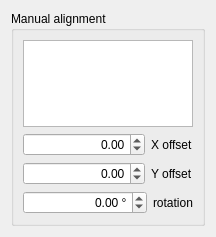
      <widget class="QWidget" name="page_manual">
       <property name="geometry">
        <rect>
         <x>0</x>
         <y>0</y>
         <width>216</width>
         <height>237</height>
        </rect>
       </property>
       <attribute name="label">
        <string>Manual alignment</string>
       </attribute>
       <layout class="QVBoxLayout" name="verticalLayout_9">
        <item>
         <widget class="QGroupBox" name="manualAlignGroupBox">
          <property name="sizePolicy">
           <sizepolicy hsizetype="Preferred" vsizetype="Expanding">
            <horstretch>0</horstretch>
            <verstretch>0</verstretch>
           </sizepolicy>
          </property>
          <property name="title">
           <string>Manual alignment</string>
          </property>
          <layout class="QVBoxLayout" name="verticalLayout_8">
           <item>
            <widget class="QListWidget" name="listWidgetManualAlign"/>
           </item>
           <item>
            <layout class="QHBoxLayout" name="horizontalLayout_11">
             <item>
              <widget class="QDoubleSpinBox" name="doubleSpinBoxOffsetX">
               <property name="sizePolicy">
                <sizepolicy hsizetype="Expanding" vsizetype="Fixed">
                 <horstretch>0</horstretch>
                 <verstretch>0</verstretch>
                </sizepolicy>
               </property>
               <property name="alignment">
                <set>Qt::AlignRight|Qt::AlignTrailing|Qt::AlignVCenter</set>
               </property>
               <property name="minimum">
                <double>-99999.000000000000000</double>
               </property>
               <property name="maximum">
                <double>99999.000000000000000</double>
               </property>
               <property name="singleStep">
                <double>0.100000000000000</double>
               </property>
               <property name="value">
                <double>0.000000000000000</double>
               </property>
              </widget>
             </item>
             <item>
              <widget class="QLabel" name="label_4">
               <property name="sizePolicy">
                <sizepolicy hsizetype="Minimum" vsizetype="Preferred">
                 <horstretch>0</horstretch>
                 <verstretch>0</verstretch>
                </sizepolicy>
               </property>
               <property name="minimumSize">
                <size>
                 <width>0</width>
                 <height>0</height>
                </size>
               </property>
               <property name="text">
                <string>X offset</string>
               </property>
              </widget>
             </item>
            </layout>
           </item>
           <item>
            <layout class="QHBoxLayout" name="horizontalLayout_10">
             <item>
              <widget class="QDoubleSpinBox" name="doubleSpinBoxOffsetY">
               <property name="sizePolicy">
                <sizepolicy hsizetype="Expanding" vsizetype="Fixed">
                 <horstretch>0</horstretch>
                 <verstretch>0</verstretch>
                </sizepolicy>
               </property>
               <property name="alignment">
                <set>Qt::AlignRight|Qt::AlignTrailing|Qt::AlignVCenter</set>
               </property>
               <property name="minimum">
                <double>-99999.000000000000000</double>
               </property>
               <property name="maximum">
                <double>99999.000000000000000</double>
               </property>
               <property name="singleStep">
                <double>0.100000000000000</double>
               </property>
              </widget>
             </item>
             <item>
              <widget class="QLabel" name="label_3">
               <property name="sizePolicy">
                <sizepolicy hsizetype="Minimum" vsizetype="Preferred">
                 <horstretch>0</horstretch>
                 <verstretch>0</verstretch>
                </sizepolicy>
               </property>
               <property name="minimumSize">
                <size>
                 <width>0</width>
                 <height>0</height>
                </size>
               </property>
               <property name="text">
                <string>Y offset</string>
               </property>
              </widget>
             </item>
            </layout>
           </item>
           <item>
            <layout class="QHBoxLayout" name="horizontalLayout_17">
             <item>
              <widget class="QDoubleSpinBox" name="spinBoxOffsetT">
               <property name="sizePolicy">
                <sizepolicy hsizetype="Expanding" vsizetype="Fixed">
                 <horstretch>0</horstretch>
                 <verstretch>0</verstretch>
                </sizepolicy>
               </property>
               <property name="alignment">
                <set>Qt::AlignRight|Qt::AlignTrailing|Qt::AlignVCenter</set>
               </property>
               <property name="suffix">
                <string> °</string>
               </property>
               <property name="minimum">
                <double>-180.000000000000000</double>
               </property>
               <property name="maximum">
                <double>180.000000000000000</double>
               </property>
               <property name="singleStep">
                <double>0.250000000000000</double>
               </property>
               <property name="value">
                <double>0.000000000000000</double>
               </property>
              </widget>
             </item>
             <item>
              <widget class="QLabel" name="label_6">
               <property name="sizePolicy">
                <sizepolicy hsizetype="Minimum" vsizetype="Preferred">
                 <horstretch>0</horstretch>
                 <verstretch>0</verstretch>
                </sizepolicy>
               </property>
               <property name="text">
                <string>rotation</string>
               </property>
              </widget>
             </item>
            </layout>
           </item>
          </layout>
         </widget>
        </item>
       </layout>
      </widget>
